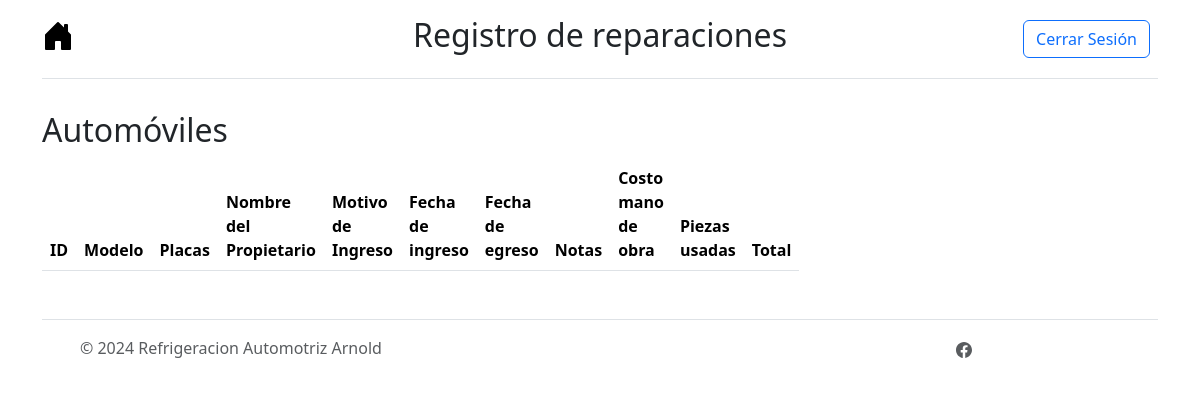
Before: /menu/reparaciones (signed in) with the older database file.
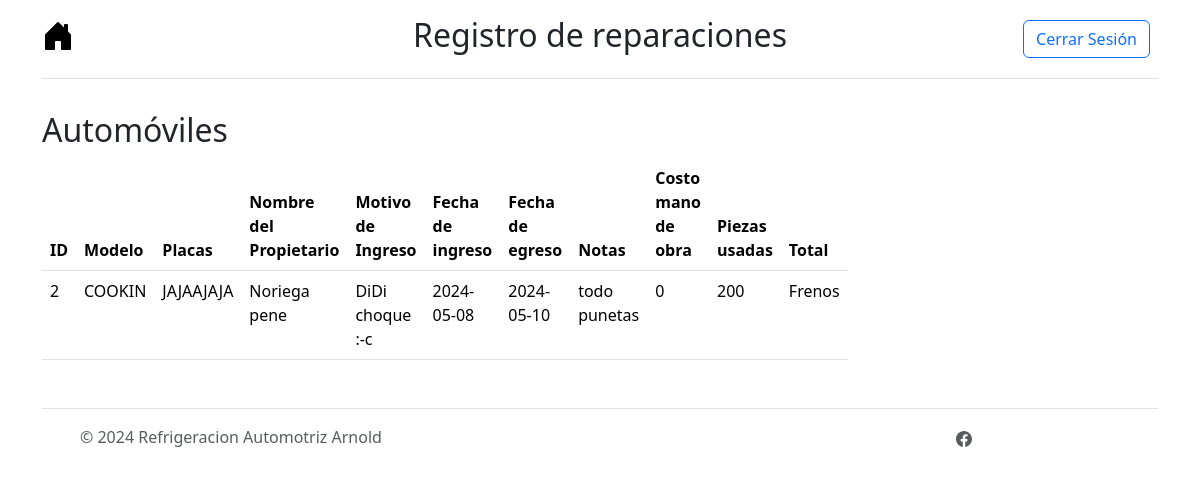
After: the same page with the newer database file.
### tables this page shows
CREATE TABLE Automoviles (IdAutomovil INTEGER PRIMARY KEY AUTOINCREMENT NOT NULL, Modelo TEXT (50) NOT NULL, Placas TEXT (25) NOT NULL, NombrePropietario TEXT (100) NOT NULL, MotivoIngreso TEXT (150) NOT NULL, FechaIngreso TEXT NOT NULL, FechaEgreso TEXT, Notas TEXT (255), Activo INTEGER NOT NULL, CostoManoObra INTEGER, PiezasUsadas TEXT, CostoTotal INTEGER);

### controller/controllers.py (the view)
@app.route("/menu/reparaciones")
@login_required
def registro_reparaciones():
    rows = SelectRegistroReparaciones()
    return render_template('menu_reparaciones.html', reparaciones=rows)

### controller/DBController.py (called while the page is built)
def SelectRegistroReparaciones():
    try:
        conn = sqlite3.connect("instance/arnold_autorefrigeraciones.db")
        c = conn.cursor()
        c.execute("SELECT * FROM Automoviles WHERE Activo = 0")
        rows = c.fetchall()
        conn.close()
        return rows
    except Exception as e:
        return str(e)

### controller/controllers.py (called while the page is built)
@login_manager.user_loader
def load_user(user_id):
    return db.get_or_404(Users, user_id)

### templates/menu_reparaciones.html
{% extends 'base.html' %}
{% block nombre_menu %}Registro de reparaciones{% endblock %}
{% block content %}
<section class="py-2">
    <div class="container">
        <div class="row">
            <div class="col-md-6">
                <h2>Automóviles</h2>
                <table id="automoviles-table" class="table table-hover">
                    <thead>
                        <tr>
                            <th>ID</th>
                            <th>Modelo</th>
                            <th>Placas</th>
                            <th>Nombre del Propietario</th>
                            <th>Motivo de Ingreso</th>
                            <th>Fecha de ingreso</th>
                            <th>Fecha de egreso</th>
                            <th>Notas</th>
                            <th>Costo mano de obra</th>
                            <th>Piezas usadas</th>
                            <th>Total</th>
                        </tr>
                    </thead>
                    <tbody>
                        {% for reparacion in reparaciones %}
                        <tr>
                            <td>{{ reparacion[0] }}</td>
                            <td>{{ reparacion[1] }}</td>
                            <td>{{ reparacion[2] }}</td>
                            <td>{{ reparacion[3] }}</td>
                            <td>{{ reparacion[4] }}</td>
                            <td>{{ reparacion[5] }}</td>
                            <td>{{ reparacion[6] }}</td>
                            <td>{{ reparacion[7] }}</td>
                            <td>{{ reparacion[8] }}</td>
                            <td>{{ reparacion[9] }}</td>
                            <td>{{ reparacion[10] }}</td>
                        </tr>
                        {% endfor %}
                    </tbody>
                </table>
            </div>
        </div>
    </div>
</section>
{% endblock %}

### templates/base.html (shortened to what this page needs)
<!DOCTYPE html>
<html lang="en">
<head>
    <link href="https://cdn.jsdelivr.net/npm/bootstrap@5.3.3/dist/css/bootstrap.min.css" rel="stylesheet">
</head>
<body">
    <div class="container">
        <header class="d-flex flex-wrap align-items-center justify-content-center justify-content-md-between py-3 mb-4 border-bottom">
          <div class="col-md-3 mb-2 mb-md-0">
            <a href="{{url_for("menu")}}" class="d-inline-flex link-body-emphasis text-decoration-none">
            </a>
          </div>
          <ul class="nav col-12 col-md-auto mb-2 justify-content-center mb-md-0">
            <li><h2>{% block nombre_menu %}{% endblock %}</h2></li>
          </ul>
          <div class="col-md-3 text-end">
            <a href="{{ url_for('logout') }}">
                <button type="button" class="btn btn-outline-primary me-2">Cerrar Sesión</button>
            </a>
          </div>
        </header>
      </div>
    {% block content %}
    {% endblock %}
    <section>
        <div class="container">
            <footer class="d-flex flex-wrap justify-content-between align-items-center py-3 my-4 border-top">
            <div class="col-md-4 d-flex align-items-center">
                <a href="/" class="mb-3 me-2 mb-md-0 text-body-secondary text-decoration-none lh-1">
                    <svg class="bi" width="30" height="24"><use xlink:href="#bootstrap"></use></svg>
                </a>
            <span class="mb-3 mb-md-0 text-body-secondary">© 2024 Refrigeracion Automotriz Arnold </span>
          </div>
          <ul class="nav col-md-4 justify-content-end list-unstyled d-flex">
            <li class="ms-3"><a class="text-body-secondary" href="https://www.facebook.com/p/Refrigeracion-Automotriz-Arnold-100063594305820/">
            </li>
          </ul>
        </footer>
      </div>
    </section>
</body>
</html>

Changed rows visible on the page:
now on this page (row edited): Automoviles: IdAutomovil "2", Modelo "COOKIN", Placas "JAJAAJAJA", NombrePropietario "Noriega pene", MotivoIngreso "DiDi choque :-c", FechaIngreso "2024-05-08", FechaEgreso "2024-05-10", Notas "todo punetas", Activo "0", CostoManoObra "200", PiezasUsadas "Frenos"
